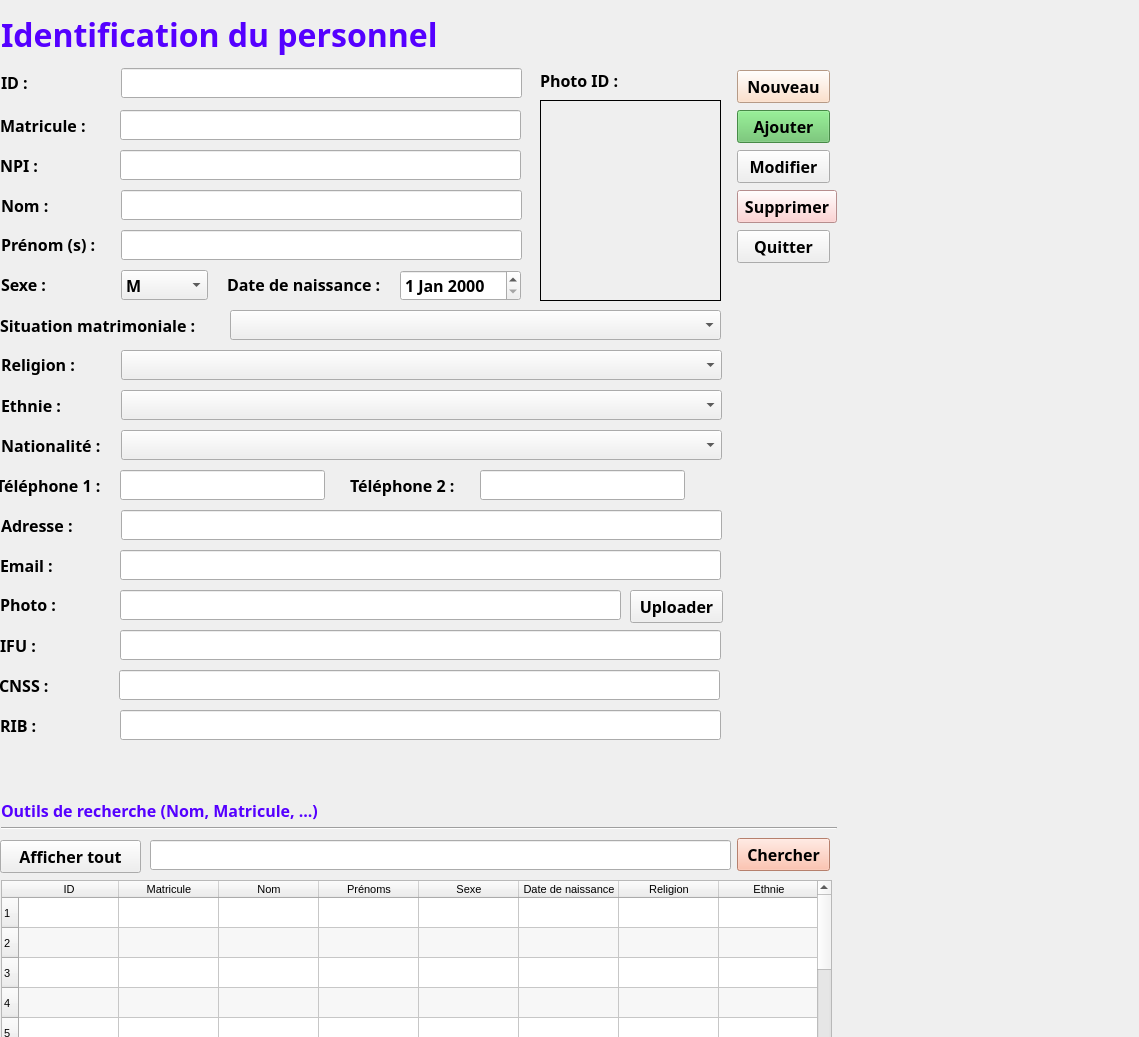
<?xml version="1.0" encoding="UTF-8"?>
<ui version="4.0">
 <class>FenetrePersonnel</class>
 <widget class="QWidget" name="FenetrePersonnel">
  <property name="geometry">
   <rect>
    <x>0</x>
    <y>0</y>
    <width>1139</width>
    <height>1037</height>
   </rect>
  </property>
  <property name="windowTitle">
   <string>Form</string>
  </property>
  <widget class="QLabel" name="label_17">
   <property name="geometry">
    <rect>
     <x>0</x>
     <y>150</y>
     <width>91</width>
     <height>31</height>
    </rect>
   </property>
   <property name="font">
    <font>
     <family>Corbel</family>
     <pointsize>12</pointsize>
     <weight>75</weight>
     <bold>true</bold>
    </font>
   </property>
   <property name="text">
    <string>NPI :</string>
   </property>
  </widget>
  <widget class="QLineEdit" name="txt_npi">
   <property name="geometry">
    <rect>
     <x>120</x>
     <y>150</y>
     <width>401</width>
     <height>30</height>
    </rect>
   </property>
   <property name="font">
    <font>
     <family>Corbel</family>
     <pointsize>12</pointsize>
     <weight>75</weight>
     <bold>true</bold>
    </font>
   </property>
   <property name="styleSheet">
    <string notr="true">border-bottom-color: rgb(0, 0, 0);</string>
   </property>
  </widget>
  <widget class="QLabel" name="label_18">
   <property name="geometry">
    <rect>
     <x>540</x>
     <y>60</y>
     <width>131</width>
     <height>41</height>
    </rect>
   </property>
   <property name="font">
    <font>
     <family>Corbel</family>
     <pointsize>12</pointsize>
     <weight>75</weight>
     <bold>true</bold>
    </font>
   </property>
   <property name="text">
    <string>Photo ID :</string>
   </property>
  </widget>
  <widget class="QLabel" name="photo">
   <property name="geometry">
    <rect>
     <x>540</x>
     <y>100</y>
     <width>181</width>
     <height>201</height>
    </rect>
   </property>
   <property name="font">
    <font>
     <family>Corbel</family>
     <pointsize>12</pointsize>
     <weight>75</weight>
     <bold>true</bold>
    </font>
   </property>
   <property name="frameShape">
    <enum>QFrame::Box</enum>
   </property>
   <property name="text">
    <string/>
   </property>
  </widget>
  <widget class="QComboBox" name="comboBox_situation_matrimoniale">
   <property name="geometry">
    <rect>
     <x>230</x>
     <y>310</y>
     <width>491</width>
     <height>30</height>
    </rect>
   </property>
   <property name="font">
    <font>
     <family>Corbel</family>
     <pointsize>12</pointsize>
     <weight>75</weight>
     <bold>true</bold>
    </font>
   </property>
   <property name="styleSheet">
    <string notr="true">border-bottom-color: rgb(0, 0, 0);</string>
   </property>
  </widget>
  <widget class="QLabel" name="label_20">
   <property name="geometry">
    <rect>
     <x>0</x>
     <y>310</y>
     <width>211</width>
     <height>31</height>
    </rect>
   </property>
   <property name="font">
    <font>
     <family>Corbel</family>
     <pointsize>12</pointsize>
     <weight>75</weight>
     <bold>true</bold>
    </font>
   </property>
   <property name="text">
    <string>Situation matrimoniale : </string>
   </property>
  </widget>
  <widget class="QLineEdit" name="txt_cnss">
   <property name="geometry">
    <rect>
     <x>119</x>
     <y>670</y>
     <width>601</width>
     <height>30</height>
    </rect>
   </property>
   <property name="font">
    <font>
     <family>Corbel</family>
     <pointsize>12</pointsize>
     <weight>75</weight>
     <bold>true</bold>
    </font>
   </property>
   <property name="styleSheet">
    <string notr="true">border-bottom-color: rgb(0, 0, 0);</string>
   </property>
  </widget>
  <widget class="QLineEdit" name="txt_ifu">
   <property name="geometry">
    <rect>
     <x>120</x>
     <y>630</y>
     <width>601</width>
     <height>30</height>
    </rect>
   </property>
   <property name="font">
    <font>
     <family>Corbel</family>
     <pointsize>12</pointsize>
     <weight>75</weight>
     <bold>true</bold>
    </font>
   </property>
   <property name="styleSheet">
    <string notr="true">border-bottom-color: rgb(0, 0, 0);</string>
   </property>
  </widget>
  <widget class="QLabel" name="label_33">
   <property name="geometry">
    <rect>
     <x>-1</x>
     <y>670</y>
     <width>81</width>
     <height>31</height>
    </rect>
   </property>
   <property name="font">
    <font>
     <family>Corbel</family>
     <pointsize>12</pointsize>
     <weight>75</weight>
     <bold>true</bold>
    </font>
   </property>
   <property name="text">
    <string>CNSS :</string>
   </property>
  </widget>
  <widget class="QLabel" name="label_19">
   <property name="geometry">
    <rect>
     <x>0</x>
     <y>630</y>
     <width>91</width>
     <height>31</height>
    </rect>
   </property>
   <property name="font">
    <font>
     <family>Corbel</family>
     <pointsize>12</pointsize>
     <weight>75</weight>
     <bold>true</bold>
    </font>
   </property>
   <property name="text">
    <string>IFU :</string>
   </property>
  </widget>
  <widget class="QLabel" name="label_34">
   <property name="geometry">
    <rect>
     <x>0</x>
     <y>710</y>
     <width>81</width>
     <height>31</height>
    </rect>
   </property>
   <property name="font">
    <font>
     <family>Corbel</family>
     <pointsize>12</pointsize>
     <weight>75</weight>
     <bold>true</bold>
    </font>
   </property>
   <property name="text">
    <string>RIB :</string>
   </property>
  </widget>
  <widget class="QLineEdit" name="txt_rib">
   <property name="geometry">
    <rect>
     <x>120</x>
     <y>710</y>
     <width>601</width>
     <height>30</height>
    </rect>
   </property>
   <property name="font">
    <font>
     <family>Corbel</family>
     <pointsize>12</pointsize>
     <weight>75</weight>
     <bold>true</bold>
    </font>
   </property>
   <property name="styleSheet">
    <string notr="true">border-bottom-color: rgb(0, 0, 0);</string>
   </property>
  </widget>
  <widget class="QPushButton" name="btn_chercher_2">
   <property name="geometry">
    <rect>
     <x>0</x>
     <y>840</y>
     <width>141</width>
     <height>33</height>
    </rect>
   </property>
   <property name="minimumSize">
    <size>
     <width>2</width>
     <height>0</height>
    </size>
   </property>
   <property name="font">
    <font>
     <family>Corbel</family>
     <pointsize>12</pointsize>
     <weight>75</weight>
     <bold>true</bold>
    </font>
   </property>
   <property name="styleSheet">
    <string notr="true"/>
   </property>
   <property name="text">
    <string>Afficher tout</string>
   </property>
  </widget>
  <widget class="QLabel" name="label_2">
   <property name="geometry">
    <rect>
     <x>1</x>
     <y>10</y>
     <width>463</width>
     <height>49</height>
    </rect>
   </property>
   <property name="font">
    <font>
     <family>Corbel</family>
     <pointsize>24</pointsize>
     <weight>75</weight>
     <bold>true</bold>
    </font>
   </property>
   <property name="styleSheet">
    <string notr="true">color: rgb(85, 0, 255);</string>
   </property>
   <property name="text">
    <string>Identification du personnel</string>
   </property>
  </widget>
  <widget class="QLabel" name="label_3">
   <property name="geometry">
    <rect>
     <x>1</x>
     <y>67</y>
     <width>41</width>
     <height>31</height>
    </rect>
   </property>
   <property name="font">
    <font>
     <family>Corbel</family>
     <pointsize>12</pointsize>
     <weight>75</weight>
     <bold>true</bold>
    </font>
   </property>
   <property name="text">
    <string>ID :</string>
   </property>
  </widget>
  <widget class="QLabel" name="label_5">
   <property name="geometry">
    <rect>
     <x>0</x>
     <y>110</y>
     <width>91</width>
     <height>31</height>
    </rect>
   </property>
   <property name="font">
    <font>
     <family>Corbel</family>
     <pointsize>12</pointsize>
     <weight>75</weight>
     <bold>true</bold>
    </font>
   </property>
   <property name="text">
    <string>Matricule :</string>
   </property>
  </widget>
  <widget class="QLineEdit" name="txt_id">
   <property name="geometry">
    <rect>
     <x>121</x>
     <y>68</y>
     <width>401</width>
     <height>30</height>
    </rect>
   </property>
   <property name="font">
    <font>
     <family>Corbel</family>
     <pointsize>12</pointsize>
     <weight>75</weight>
     <bold>true</bold>
    </font>
   </property>
   <property name="styleSheet">
    <string notr="true">border-bottom-color: rgb(0, 0, 0);</string>
   </property>
  </widget>
  <widget class="QPushButton" name="btn_nouveau">
   <property name="geometry">
    <rect>
     <x>737</x>
     <y>70</y>
     <width>93</width>
     <height>33</height>
    </rect>
   </property>
   <property name="minimumSize">
    <size>
     <width>2</width>
     <height>0</height>
    </size>
   </property>
   <property name="font">
    <font>
     <family>Corbel</family>
     <pointsize>12</pointsize>
     <weight>75</weight>
     <bold>true</bold>
    </font>
   </property>
   <property name="styleSheet">
    <string notr="true">background-color: rgb(255, 216, 187);</string>
   </property>
   <property name="text">
    <string>Nouveau</string>
   </property>
  </widget>
  <widget class="QLineEdit" name="txt_matricule">
   <property name="geometry">
    <rect>
     <x>120</x>
     <y>110</y>
     <width>401</width>
     <height>30</height>
    </rect>
   </property>
   <property name="font">
    <font>
     <family>Corbel</family>
     <pointsize>12</pointsize>
     <weight>75</weight>
     <bold>true</bold>
    </font>
   </property>
   <property name="styleSheet">
    <string notr="true">border-bottom-color: rgb(0, 0, 0);</string>
   </property>
  </widget>
  <widget class="QLabel" name="label_4">
   <property name="geometry">
    <rect>
     <x>1</x>
     <y>190</y>
     <width>91</width>
     <height>31</height>
    </rect>
   </property>
   <property name="font">
    <font>
     <family>Corbel</family>
     <pointsize>12</pointsize>
     <weight>75</weight>
     <bold>true</bold>
    </font>
   </property>
   <property name="text">
    <string>Nom :</string>
   </property>
  </widget>
  <widget class="QLineEdit" name="txt_nom">
   <property name="geometry">
    <rect>
     <x>121</x>
     <y>190</y>
     <width>401</width>
     <height>30</height>
    </rect>
   </property>
   <property name="font">
    <font>
     <family>Corbel</family>
     <pointsize>12</pointsize>
     <weight>75</weight>
     <bold>true</bold>
    </font>
   </property>
   <property name="styleSheet">
    <string notr="true">border-bottom-color: rgb(0, 0, 0);</string>
   </property>
  </widget>
  <widget class="QLabel" name="label_6">
   <property name="geometry">
    <rect>
     <x>1</x>
     <y>229</y>
     <width>101</width>
     <height>31</height>
    </rect>
   </property>
   <property name="font">
    <font>
     <family>Corbel</family>
     <pointsize>12</pointsize>
     <weight>75</weight>
     <bold>true</bold>
    </font>
   </property>
   <property name="text">
    <string>Prénom (s) :</string>
   </property>
  </widget>
  <widget class="QPushButton" name="btn_ajouter">
   <property name="geometry">
    <rect>
     <x>737</x>
     <y>110</y>
     <width>93</width>
     <height>33</height>
    </rect>
   </property>
   <property name="minimumSize">
    <size>
     <width>2</width>
     <height>0</height>
    </size>
   </property>
   <property name="font">
    <font>
     <family>Corbel</family>
     <pointsize>12</pointsize>
     <weight>75</weight>
     <bold>true</bold>
    </font>
   </property>
   <property name="styleSheet">
    <string notr="true">background-color: rgb(99, 193, 99);</string>
   </property>
   <property name="text">
    <string>Ajouter</string>
   </property>
  </widget>
  <widget class="QLineEdit" name="txt_prenom">
   <property name="geometry">
    <rect>
     <x>121</x>
     <y>230</y>
     <width>401</width>
     <height>30</height>
    </rect>
   </property>
   <property name="font">
    <font>
     <family>Corbel</family>
     <pointsize>12</pointsize>
     <weight>75</weight>
     <bold>true</bold>
    </font>
   </property>
   <property name="styleSheet">
    <string notr="true">border-bottom-color: rgb(0, 0, 0);</string>
   </property>
  </widget>
  <widget class="QPushButton" name="btn_modifier">
   <property name="geometry">
    <rect>
     <x>737</x>
     <y>150</y>
     <width>93</width>
     <height>33</height>
    </rect>
   </property>
   <property name="minimumSize">
    <size>
     <width>2</width>
     <height>0</height>
    </size>
   </property>
   <property name="font">
    <font>
     <family>Corbel</family>
     <pointsize>12</pointsize>
     <weight>75</weight>
     <bold>true</bold>
    </font>
   </property>
   <property name="styleSheet">
    <string notr="true"/>
   </property>
   <property name="text">
    <string>Modifier</string>
   </property>
  </widget>
  <widget class="QLabel" name="label_7">
   <property name="geometry">
    <rect>
     <x>1</x>
     <y>269</y>
     <width>61</width>
     <height>31</height>
    </rect>
   </property>
   <property name="font">
    <font>
     <family>Corbel</family>
     <pointsize>12</pointsize>
     <weight>75</weight>
     <bold>true</bold>
    </font>
   </property>
   <property name="text">
    <string>Sexe :</string>
   </property>
  </widget>
  <widget class="QComboBox" name="comboBox_sexe">
   <property name="geometry">
    <rect>
     <x>121</x>
     <y>270</y>
     <width>87</width>
     <height>30</height>
    </rect>
   </property>
   <property name="font">
    <font>
     <family>Corbel</family>
     <pointsize>12</pointsize>
     <weight>75</weight>
     <bold>true</bold>
    </font>
   </property>
   <property name="styleSheet">
    <string notr="true">border-bottom-color: rgb(0, 0, 0);</string>
   </property>
   <item>
    <property name="text">
     <string>M</string>
    </property>
   </item>
   <item>
    <property name="text">
     <string>F</string>
    </property>
   </item>
   <item>
    <property name="text">
     <string>Autres</string>
    </property>
   </item>
  </widget>
  <widget class="QDateEdit" name="dateEdit_date_naissance">
   <property name="geometry">
    <rect>
     <x>400</x>
     <y>270</y>
     <width>121</width>
     <height>31</height>
    </rect>
   </property>
   <property name="font">
    <font>
     <family>Corbel</family>
     <pointsize>12</pointsize>
     <weight>75</weight>
     <bold>true</bold>
    </font>
   </property>
  </widget>
  <widget class="QLabel" name="label_8">
   <property name="geometry">
    <rect>
     <x>227</x>
     <y>269</y>
     <width>171</width>
     <height>31</height>
    </rect>
   </property>
   <property name="font">
    <font>
     <family>Corbel</family>
     <pointsize>12</pointsize>
     <weight>75</weight>
     <bold>true</bold>
    </font>
   </property>
   <property name="text">
    <string>Date de naissance :</string>
   </property>
  </widget>
  <widget class="QPushButton" name="btn_supprimer">
   <property name="geometry">
    <rect>
     <x>737</x>
     <y>190</y>
     <width>100</width>
     <height>33</height>
    </rect>
   </property>
   <property name="minimumSize">
    <size>
     <width>2</width>
     <height>0</height>
    </size>
   </property>
   <property name="font">
    <font>
     <family>Corbel</family>
     <pointsize>12</pointsize>
     <weight>75</weight>
     <bold>true</bold>
    </font>
   </property>
   <property name="styleSheet">
    <string notr="true">background-color: rgb(255, 197, 197);</string>
   </property>
   <property name="text">
    <string>Supprimer</string>
   </property>
  </widget>
  <widget class="QLabel" name="label_11">
   <property name="geometry">
    <rect>
     <x>1</x>
     <y>349</y>
     <width>81</width>
     <height>31</height>
    </rect>
   </property>
   <property name="font">
    <font>
     <family>Corbel</family>
     <pointsize>12</pointsize>
     <weight>75</weight>
     <bold>true</bold>
    </font>
   </property>
   <property name="text">
    <string>Religion :</string>
   </property>
  </widget>
  <widget class="QComboBox" name="comboBox_religion">
   <property name="geometry">
    <rect>
     <x>121</x>
     <y>350</y>
     <width>601</width>
     <height>30</height>
    </rect>
   </property>
   <property name="font">
    <font>
     <family>Corbel</family>
     <pointsize>12</pointsize>
     <weight>75</weight>
     <bold>true</bold>
    </font>
   </property>
   <property name="styleSheet">
    <string notr="true">border-bottom-color: rgb(0, 0, 0);</string>
   </property>
  </widget>
  <widget class="QPushButton" name="btn_quitter">
   <property name="geometry">
    <rect>
     <x>737</x>
     <y>230</y>
     <width>93</width>
     <height>33</height>
    </rect>
   </property>
   <property name="minimumSize">
    <size>
     <width>2</width>
     <height>0</height>
    </size>
   </property>
   <property name="font">
    <font>
     <family>Corbel</family>
     <pointsize>12</pointsize>
     <weight>75</weight>
     <bold>true</bold>
    </font>
   </property>
   <property name="styleSheet">
    <string notr="true"/>
   </property>
   <property name="text">
    <string>Quitter</string>
   </property>
  </widget>
  <widget class="QLabel" name="label_9">
   <property name="geometry">
    <rect>
     <x>1</x>
     <y>390</y>
     <width>81</width>
     <height>31</height>
    </rect>
   </property>
   <property name="font">
    <font>
     <family>Corbel</family>
     <pointsize>12</pointsize>
     <weight>75</weight>
     <bold>true</bold>
    </font>
   </property>
   <property name="text">
    <string>Ethnie :</string>
   </property>
  </widget>
  <widget class="QComboBox" name="comboBox_ethnie">
   <property name="geometry">
    <rect>
     <x>121</x>
     <y>390</y>
     <width>601</width>
     <height>30</height>
    </rect>
   </property>
   <property name="font">
    <font>
     <family>Corbel</family>
     <pointsize>12</pointsize>
     <weight>75</weight>
     <bold>true</bold>
    </font>
   </property>
   <property name="styleSheet">
    <string notr="true">border-bottom-color: rgb(0, 0, 0);</string>
   </property>
  </widget>
  <widget class="QLabel" name="label_10">
   <property name="geometry">
    <rect>
     <x>1</x>
     <y>430</y>
     <width>111</width>
     <height>31</height>
    </rect>
   </property>
   <property name="font">
    <font>
     <family>Corbel</family>
     <pointsize>12</pointsize>
     <weight>75</weight>
     <bold>true</bold>
    </font>
   </property>
   <property name="text">
    <string>Nationalité :</string>
   </property>
  </widget>
  <widget class="QComboBox" name="comboBox_nationalite">
   <property name="geometry">
    <rect>
     <x>121</x>
     <y>430</y>
     <width>601</width>
     <height>30</height>
    </rect>
   </property>
   <property name="font">
    <font>
     <family>Corbel</family>
     <pointsize>12</pointsize>
     <weight>75</weight>
     <bold>true</bold>
    </font>
   </property>
   <property name="styleSheet">
    <string notr="true">border-bottom-color: rgb(0, 0, 0);</string>
   </property>
  </widget>
  <widget class="QLineEdit" name="txt_telephone1">
   <property name="geometry">
    <rect>
     <x>120</x>
     <y>470</y>
     <width>205</width>
     <height>30</height>
    </rect>
   </property>
   <property name="font">
    <font>
     <family>Corbel</family>
     <pointsize>12</pointsize>
     <weight>75</weight>
     <bold>true</bold>
    </font>
   </property>
   <property name="styleSheet">
    <string notr="true">border-bottom-color: rgb(0, 0, 0);</string>
   </property>
  </widget>
  <widget class="QLabel" name="label_13">
   <property name="geometry">
    <rect>
     <x>-4</x>
     <y>470</y>
     <width>111</width>
     <height>31</height>
    </rect>
   </property>
   <property name="font">
    <font>
     <family>Corbel</family>
     <pointsize>12</pointsize>
     <weight>75</weight>
     <bold>true</bold>
    </font>
   </property>
   <property name="text">
    <string>Téléphone 1 :</string>
   </property>
  </widget>
  <widget class="QLabel" name="label_12">
   <property name="geometry">
    <rect>
     <x>350</x>
     <y>470</y>
     <width>121</width>
     <height>31</height>
    </rect>
   </property>
   <property name="font">
    <font>
     <family>Corbel</family>
     <pointsize>12</pointsize>
     <weight>75</weight>
     <bold>true</bold>
    </font>
   </property>
   <property name="text">
    <string>Téléphone 2 :</string>
   </property>
  </widget>
  <widget class="QLineEdit" name="txt_telephone2">
   <property name="geometry">
    <rect>
     <x>480</x>
     <y>470</y>
     <width>205</width>
     <height>30</height>
    </rect>
   </property>
   <property name="font">
    <font>
     <family>Corbel</family>
     <pointsize>12</pointsize>
     <weight>75</weight>
     <bold>true</bold>
    </font>
   </property>
   <property name="styleSheet">
    <string notr="true">border-bottom-color: rgb(0, 0, 0);</string>
   </property>
  </widget>
  <widget class="QLabel" name="label_15">
   <property name="geometry">
    <rect>
     <x>1</x>
     <y>510</y>
     <width>91</width>
     <height>31</height>
    </rect>
   </property>
   <property name="font">
    <font>
     <family>Corbel</family>
     <pointsize>12</pointsize>
     <weight>75</weight>
     <bold>true</bold>
    </font>
   </property>
   <property name="text">
    <string>Adresse :</string>
   </property>
  </widget>
  <widget class="QLineEdit" name="txt_adresse">
   <property name="geometry">
    <rect>
     <x>121</x>
     <y>510</y>
     <width>601</width>
     <height>30</height>
    </rect>
   </property>
   <property name="font">
    <font>
     <family>Corbel</family>
     <pointsize>12</pointsize>
     <weight>75</weight>
     <bold>true</bold>
    </font>
   </property>
   <property name="styleSheet">
    <string notr="true">border-bottom-color: rgb(0, 0, 0);</string>
   </property>
  </widget>
  <widget class="QLineEdit" name="txt_email">
   <property name="geometry">
    <rect>
     <x>120</x>
     <y>550</y>
     <width>601</width>
     <height>30</height>
    </rect>
   </property>
   <property name="font">
    <font>
     <family>Corbel</family>
     <pointsize>12</pointsize>
     <weight>75</weight>
     <bold>true</bold>
    </font>
   </property>
   <property name="styleSheet">
    <string notr="true">border-bottom-color: rgb(0, 0, 0);</string>
   </property>
  </widget>
  <widget class="QLabel" name="label_32">
   <property name="geometry">
    <rect>
     <x>0</x>
     <y>550</y>
     <width>81</width>
     <height>31</height>
    </rect>
   </property>
   <property name="font">
    <font>
     <family>Corbel</family>
     <pointsize>12</pointsize>
     <weight>75</weight>
     <bold>true</bold>
    </font>
   </property>
   <property name="text">
    <string>Email :</string>
   </property>
  </widget>
  <widget class="QLineEdit" name="txt_url_photo">
   <property name="geometry">
    <rect>
     <x>120</x>
     <y>590</y>
     <width>501</width>
     <height>30</height>
    </rect>
   </property>
   <property name="font">
    <font>
     <family>Corbel</family>
     <pointsize>12</pointsize>
     <weight>75</weight>
     <bold>true</bold>
    </font>
   </property>
   <property name="styleSheet">
    <string notr="true">border-bottom-color: rgb(0, 0, 0);</string>
   </property>
  </widget>
  <widget class="QLabel" name="label_14">
   <property name="geometry">
    <rect>
     <x>0</x>
     <y>589</y>
     <width>81</width>
     <height>31</height>
    </rect>
   </property>
   <property name="font">
    <font>
     <family>Corbel</family>
     <pointsize>12</pointsize>
     <weight>75</weight>
     <bold>true</bold>
    </font>
   </property>
   <property name="text">
    <string>Photo :</string>
   </property>
  </widget>
  <widget class="QPushButton" name="btn_uploader_photo">
   <property name="geometry">
    <rect>
     <x>630</x>
     <y>590</y>
     <width>93</width>
     <height>33</height>
    </rect>
   </property>
   <property name="font">
    <font>
     <family>Corbel</family>
     <pointsize>12</pointsize>
     <weight>75</weight>
     <bold>true</bold>
    </font>
   </property>
   <property name="text">
    <string>Uploader</string>
   </property>
  </widget>
  <widget class="QLabel" name="label_16">
   <property name="geometry">
    <rect>
     <x>1</x>
     <y>798</y>
     <width>344</width>
     <height>24</height>
    </rect>
   </property>
   <property name="font">
    <font>
     <family>Corbel</family>
     <pointsize>12</pointsize>
     <weight>75</weight>
     <bold>true</bold>
    </font>
   </property>
   <property name="styleSheet">
    <string notr="true">color: rgb(85, 0, 255);</string>
   </property>
   <property name="text">
    <string>Outils de recherche (Nom, Matricule, ...)</string>
   </property>
  </widget>
  <widget class="QLineEdit" name="txt_chercher">
   <property name="geometry">
    <rect>
     <x>150</x>
     <y>840</y>
     <width>581</width>
     <height>30</height>
    </rect>
   </property>
   <property name="minimumSize">
    <size>
     <width>2</width>
     <height>0</height>
    </size>
   </property>
   <property name="font">
    <font>
     <family>Corbel</family>
     <pointsize>12</pointsize>
     <weight>50</weight>
     <bold>false</bold>
    </font>
   </property>
   <property name="styleSheet">
    <string notr="true">border-bottom-color: rgb(0, 0, 0);</string>
   </property>
  </widget>
  <widget class="QPushButton" name="btn_chercher">
   <property name="geometry">
    <rect>
     <x>737</x>
     <y>838</y>
     <width>93</width>
     <height>33</height>
    </rect>
   </property>
   <property name="minimumSize">
    <size>
     <width>2</width>
     <height>0</height>
    </size>
   </property>
   <property name="font">
    <font>
     <family>Corbel</family>
     <pointsize>12</pointsize>
     <weight>75</weight>
     <bold>true</bold>
    </font>
   </property>
   <property name="styleSheet">
    <string notr="true">background-color: rgb(255, 179, 153);</string>
   </property>
   <property name="text">
    <string>Chercher</string>
   </property>
  </widget>
  <widget class="Line" name="line">
   <property name="geometry">
    <rect>
     <x>1</x>
     <y>820</y>
     <width>836</width>
     <height>16</height>
    </rect>
   </property>
   <property name="minimumSize">
    <size>
     <width>2</width>
     <height>0</height>
    </size>
   </property>
   <property name="orientation">
    <enum>Qt::Horizontal</enum>
   </property>
  </widget>
  <widget class="QTableWidget" name="tableWidget_personnel">
   <property name="geometry">
    <rect>
     <x>1</x>
     <y>880</y>
     <width>831</width>
     <height>192</height>
    </rect>
   </property>
   <property name="minimumSize">
    <size>
     <width>2</width>
     <height>0</height>
    </size>
   </property>
   <property name="font">
    <font>
     <pointsize>8</pointsize>
    </font>
   </property>
   <property name="frameShape">
    <enum>QFrame::StyledPanel</enum>
   </property>
   <property name="frameShadow">
    <enum>QFrame::Plain</enum>
   </property>
   <property name="alternatingRowColors">
    <bool>true</bool>
   </property>
   <row>
    <property name="text">
     <string>1</string>
    </property>
   </row>
   <row>
    <property name="text">
     <string>2</string>
    </property>
   </row>
   <row>
    <property name="text">
     <string>3</string>
    </property>
   </row>
   <row>
    <property name="text">
     <string>4</string>
    </property>
   </row>
   <row>
    <property name="text">
     <string>5</string>
    </property>
   </row>
   <row>
    <property name="text">
     <string>6</string>
    </property>
   </row>
   <row>
    <property name="text">
     <string>7</string>
    </property>
   </row>
   <row>
    <property name="text">
     <string>8</string>
    </property>
   </row>
   <row>
    <property name="text">
     <string>9</string>
    </property>
   </row>
   <row>
    <property name="text">
     <string>10</string>
    </property>
   </row>
   <column>
    <property name="text">
     <string>ID</string>
    </property>
   </column>
   <column>
    <property name="text">
     <string>Matricule</string>
    </property>
   </column>
   <column>
    <property name="text">
     <string>Nom</string>
    </property>
   </column>
   <column>
    <property name="text">
     <string>Prénoms</string>
    </property>
   </column>
   <column>
    <property name="text">
     <string>Sexe</string>
    </property>
   </column>
   <column>
    <property name="text">
     <string>Date de naissance</string>
    </property>
   </column>
   <column>
    <property name="text">
     <string>Religion</string>
    </property>
   </column>
   <column>
    <property name="text">
     <string>Ethnie</string>
    </property>
   </column>
   <column>
    <property name="text">
     <string>Nationalité</string>
    </property>
   </column>
   <column>
    <property name="text">
     <string>Téléphone 1</string>
    </property>
   </column>
   <column>
    <property name="text">
     <string>Téléphone 2</string>
    </property>
   </column>
   <column>
    <property name="text">
     <string>Adresse</string>
    </property>
   </column>
   <column>
    <property name="text">
     <string>Photo</string>
    </property>
   </column>
   <column>
    <property name="text">
     <string>Date de modification</string>
    </property>
   </column>
  </widget>
 </widget>
 <resources/>
 <connections/>
</ui>
